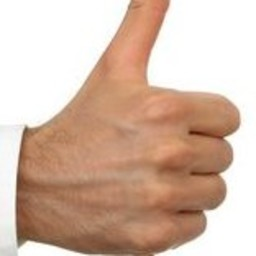
#> input picture data/thumbs_up/human/1.jpg, 256 x 256 px; its folder holds 4 pictures in this run
$ python prep.py   (Python 2 division)
#> lines starting #> are read from the running program, lines starting #| are printed output that depends on the picture
import os
import numpy as np
from collections import defaultdict
from PIL import Image
from glob import glob
from scipy import ndimage
from sklearn.svm import SVC
from skimage.feature import canny
from sklearn.metrics import accuracy_score
from sklearn.neighbors import KNeighborsClassifier
from sklearn.linear_model import LogisticRegression
# from sklearn.cross_validation import StratifiedKFold
from sklearn.grid_search import GridSearchCV

"""
DONE
0. Resize all images to same size
1. Extract canny features from training set (either human OR drawn)
2. Add labels to data
3. Add cross validation
4. Shuffle data
5. Feed features to classifier(s) - Classifiers: KNearest, SVM, LogisticRegression, k_means
6. Predict on the test set
7. Implement GridSearchCV in get_prediction
8. Predict drawings on human trained classifier and vice versa

TODO
"""

def get_features(img, sigma):
    """
    :param img: img
    :returns: feature list
    """

    img = ndimage.gaussian_filter(img, 4)
    can = canny(img, sigma)
    return can

def get_prediction(clf, params, trainX, trainY, testX, testY):

    mod_clf = GridSearchCV(clf, param_grid = params, cv = 5, scoring = "accuracy")
    mod_clf.fit(trainX, trainY)
    pred = mod_clf.predict(testX)
    acc = accuracy_score(testY, pred)

    return acc, mod_clf

def read_Data():
    """
    Reads in data and adds labels.
    :return: Shuffled data
    """
    # Get filenames
    thumbs_h = glob(os.getcwd() + '/data/thumbs_up/human/*')
    thumbs_d = glob(os.getcwd() + '/data/thumbs_up/Drawn/*')
    peace_h  = glob(os.getcwd() + '/data/peace/human/*')
    peace_d  = glob(os.getcwd() + '/data/peace/Drawn/*')

    """
    Data structure:
    print humans accesses array of all images
    print humans[i] accesses array of single image and label
    print humans[i][0] accesses image
    print humans[i][1] accesses label
    """

    # Read files in and save them in np.array
    humans_t = np.array([[np.array(Image.open(thumbs).convert('L'), 'f'), 1] for thumbs in thumbs_h])
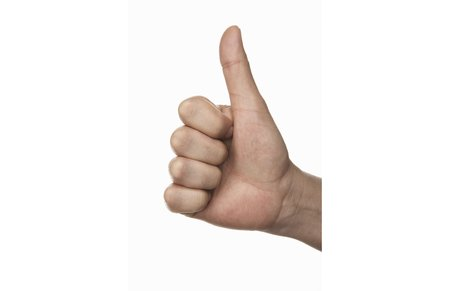
#> input picture data/thumbs_up/human/10.jpg, 450 x 291 px
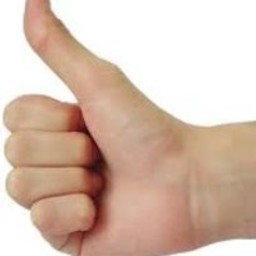
#> input picture data/thumbs_up/human/11.jpg, 256 x 256 px
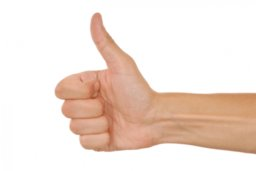
#> input picture data/thumbs_up/human/12.jpg, 256 x 171 px
    humans_p = np.array([[np.array(Image.open(peace).convert('L'), 'f'), 0] for peace in peace_h])
    drawn_t  = np.array([[np.array(Image.open(thumbs).convert('L'), 'f'), 1] for thumbs in thumbs_d])
    drawn_p  = np.array([[np.array(Image.open(peace).convert('L'), 'f'), 0] for peace in peace_d])

    # Stack all human and drawn images
    humans = np.vstack((humans_t, humans_p))
    drawings = np.vstack((drawn_t, drawn_p))

    # Shuffle data
    np.random.seed(42)
    np.random.shuffle(humans)
    np.random.shuffle(drawings)

    # for i in xrange(len(humans)):
    #     humans[i][0] = humans[i][0].ravel()
    #     drawings[i][0] = drawings[i][0].ravel()

    return humans, drawings

def main():
    # Read in data
    humans, drawings = read_Data()

    # Get features and labels
    h_feats = []
    h_labels = []
    d_feats = []
    d_labels = []

    for i in range(len(humans)):
        h_feats.append(get_features(humans[i][0], sigma=22).ravel()) # Ravel to give correct dimensions for classifiers
        h_labels.append(humans[i][1])
        d_feats.append(get_features(drawings[i][0], sigma=10).ravel())
        d_labels.append(drawings[i][1])

    # Split data
    dataSplit = len(humans)/5
    h_train_x = np.array(h_feats[dataSplit:])
    h_train_y = np.array(h_labels[dataSplit:])
    h_test_x  = np.array(h_feats[:dataSplit])
    h_test_y  = np.array(h_labels[:dataSplit])
    d_train_x = np.array(d_feats[dataSplit:])
    d_train_y = np.array(d_labels[dataSplit:])
    d_test_x  = np.array(d_feats[:dataSplit])
    d_test_y  = np.array(d_labels[:dataSplit])

    classifiers = {
            KNeighborsClassifier(): {'n_neighbors': [3, 5, 7]},
            SVC(): {'C': [0.001, 0.01, 0.1, 1, 10], 'kernel': ['rbf', 'linear']},
            LogisticRegression(): {'C': [0.001, 0.01, 0.1, 1, 10]}
            }

    pred           = defaultdict(lambda: defaultdict(list))
    human_clfs     = []
    drawings_clfs  = []
    human_draw_acc = defaultdict(list) # train on Human, test on Draw
    draw_human_acc = defaultdict(list) # train on Draw, test on Human

    for clf in classifiers.keys():
        # Gridsearch and get prediction on human-human test and human trained clf on test set
        pred['humans'][clf], h_clf = get_prediction(clf, classifiers[clf],
                                                    h_train_x, h_train_y, h_test_x, h_test_y)
        human_clfs.append(h_clf)
        human_draw_acc[clf], _ = get_prediction(clf, classifiers[clf],
                                                h_train_x, h_train_y, d_test_x, d_test_y)

        # Trained on Drawings
        pred['drawings'][clf], d_clf = get_prediction(clf, classifiers[clf],
                                                     d_train_x, d_train_y, d_test_x, d_test_y)
        drawings_clfs.append(d_clf)
        draw_human_acc[clf], _ = get_prediction(clf, classifiers[clf],
                                                d_train_x, d_train_y, h_test_x, h_test_y)

    print 42 * "-" + "\nTest Scores\n" + 42 * "-"
    for item in human_clfs:
        print item
        print "Best score", item.best_score_
        print "Mean score", item.grid_scores_[1]

    print 42 * "-" + "\nHumans\n" + 42 * "-"
    for clf in pred['humans'].keys():
        print "Classifier:\n%s\nScore on test set:\n%s\n" % (str(clf), str(pred['humans'][clf]))

    print 42 * "-"+ "\nUsing Drawings as test set\n" + 42 * "-"
    for clf in human_draw_acc.keys():
        print "Classifier:\n%s\nScore on drawing set\n%s\n" % (str(clf), str(human_draw_acc[clf]))


    print "\n\n\n\nClassifier trained on Drawings\n"
    print 42 * "-" + "\nTest Scores\n" + 42 * "-"
    for item in drawings_clfs:
        print item
        print "Best score", item.best_score_
        print "Mean score", item.grid_scores_[1]

    print 42 * "-" + "\nDrawings\n" + 42 * "-"
    for clf in pred['drawings'].keys():
        print "Classifier:\n%s\nScore on test set:\n%s\n" % (str(clf), str(pred['drawings'][clf]))

    print 42 * "-"+ "\nUsing Humans as test set\n" + 42 * "-"
    for clf in draw_human_acc.keys():
        print "Classifier:\n%s\nScore on drawing set\n%s\n" % (str(clf), str(draw_human_acc[clf]))

    # [4 lines of commented-out code are left out]


#> (the run stopped early here; a loop or call above may not have finished)
